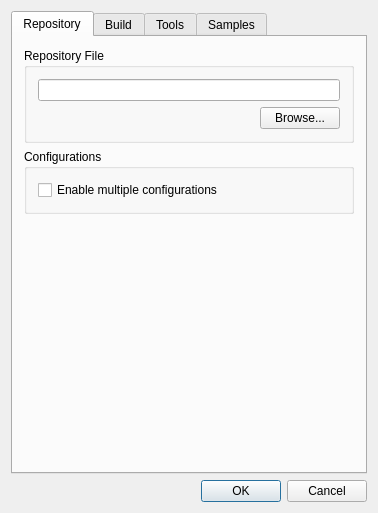
<?xml version="1.0" encoding="UTF-8"?>
<ui version="4.0">
 <author>Comm5 Tecnologia Ltda</author>
 <class>SettingsDialogClass</class>
 <widget class="QDialog" name="SettingsDialogClass">
  <property name="geometry">
   <rect>
    <x>0</x>
    <y>0</y>
    <width>378</width>
    <height>472</height>
   </rect>
  </property>
  <property name="windowTitle">
   <string>SettingsDialog</string>
  </property>
  <property name="locale">
   <locale language="English" country="UnitedStates"/>
  </property>
  <layout class="QVBoxLayout" name="verticalLayout">
   <item>
    <widget class="QTabWidget" name="tabWidget">
     <property name="tabPosition">
      <enum>QTabWidget::North</enum>
     </property>
     <property name="tabShape">
      <enum>QTabWidget::Rounded</enum>
     </property>
     <property name="currentIndex">
      <number>0</number>
     </property>
     <widget class="QWidget" name="repositoryTab">
      <attribute name="title">
       <string>Repository</string>
      </attribute>
      <layout class="QVBoxLayout" name="verticalLayout_4">
       <item>
        <widget class="QGroupBox" name="groupBox">
         <property name="title">
          <string>Repository File</string>
         </property>
         <layout class="QVBoxLayout" name="verticalLayout_2">
          <item>
           <widget class="QLineEdit" name="e_RepositoryFile"/>
          </item>
          <item>
           <layout class="QHBoxLayout" name="horizontalLayout">
            <item>
             <spacer name="horizontalSpacer">
              <property name="orientation">
               <enum>Qt::Horizontal</enum>
              </property>
              <property name="sizeHint" stdset="0">
               <size>
                <width>40</width>
                <height>20</height>
               </size>
              </property>
             </spacer>
            </item>
            <item>
             <widget class="QPushButton" name="btn_BrowseRepository">
              <property name="text">
               <string>Browse...</string>
              </property>
              <property name="browseTarget" stdset="0">
               <string>e_RepositoryFile</string>
              </property>
              <property name="fileFilter" stdset="0">
               <string>*.nut</string>
              </property>
             </widget>
            </item>
           </layout>
          </item>
         </layout>
        </widget>
       </item>
       <item>
        <widget class="QGroupBox" name="groupBox_2">
         <property name="title">
          <string>Configurations</string>
         </property>
         <layout class="QVBoxLayout" name="verticalLayout_3">
          <item>
           <widget class="QCheckBox" name="cb_MultiConfig">
            <property name="text">
             <string>Enable multiple configurations</string>
            </property>
           </widget>
          </item>
         </layout>
        </widget>
       </item>
       <item>
        <spacer name="verticalSpacer">
         <property name="orientation">
          <enum>Qt::Vertical</enum>
         </property>
         <property name="sizeHint" stdset="0">
          <size>
           <width>20</width>
           <height>174</height>
          </size>
         </property>
        </spacer>
       </item>
      </layout>
     </widget>
     <widget class="QWidget" name="buildTab">
      <attribute name="title">
       <string>Build</string>
      </attribute>
      <layout class="QVBoxLayout" name="verticalLayout_6">
       <item>
        <widget class="QGroupBox" name="groupBox_9">
         <property name="title">
          <string>General</string>
         </property>
         <layout class="QVBoxLayout" name="verticalLayout_11">
          <item>
           <widget class="QCheckBox" name="cb_LogVerbose">
            <property name="text">
             <string>Verbose compiler log messages</string>
            </property>
           </widget>
          </item>
          <item>
           <widget class="QCheckBox" name="cb_ClearLogBeforeBuild">
            <property name="text">
             <string>Clear build log before builds</string>
            </property>
           </widget>
          </item>
         </layout>
        </widget>
       </item>
       <item>
        <widget class="QGroupBox" name="groupBox_3">
         <property name="title">
          <string>Source Directory</string>
         </property>
         <layout class="QVBoxLayout" name="verticalLayout_5">
          <item>
           <layout class="QHBoxLayout" name="horizontalLayout_2">
            <item>
             <widget class="QLineEdit" name="e_SourceDirectory"/>
            </item>
            <item>
             <widget class="QPushButton" name="btn_BrowseSource">
              <property name="text">
               <string>Browse...</string>
              </property>
              <property name="browseTarget" stdset="0">
               <string>e_SourceDirectory</string>
              </property>
             </widget>
            </item>
           </layout>
          </item>
         </layout>
        </widget>
       </item>
       <item>
        <widget class="QGroupBox" name="groupBox_4">
         <property name="title">
          <string>Include Directories</string>
         </property>
         <layout class="QGridLayout" name="gridLayout">
          <item row="0" column="0">
           <widget class="QLabel" name="label_2">
            <property name="text">
             <string>First</string>
            </property>
            <property name="buddy">
             <cstring>e_IncludeFirst</cstring>
            </property>
           </widget>
          </item>
          <item row="0" column="1">
           <widget class="QLineEdit" name="e_IncludeFirst"/>
          </item>
          <item row="0" column="2">
           <widget class="QPushButton" name="btn_BrowseIncludeFirst">
            <property name="text">
             <string>Browse...</string>
            </property>
            <property name="browseTarget" stdset="0">
             <string>e_IncludeFirst</string>
            </property>
           </widget>
          </item>
          <item row="1" column="0">
           <widget class="QLabel" name="label_3">
            <property name="text">
             <string>Last</string>
            </property>
            <property name="buddy">
             <cstring>e_IncludeLast</cstring>
            </property>
           </widget>
          </item>
          <item row="1" column="1">
           <widget class="QLineEdit" name="e_IncludeLast"/>
          </item>
          <item row="1" column="2">
           <widget class="QPushButton" name="btn_BrowseIncludeLast">
            <property name="text">
             <string>Browse...</string>
            </property>
            <property name="browseTarget" stdset="0">
             <string>e_IncludeLast</string>
            </property>
           </widget>
          </item>
         </layout>
        </widget>
       </item>
       <item>
        <widget class="QGroupBox" name="groupBox_5">
         <property name="title">
          <string>Build Directory</string>
         </property>
         <layout class="QHBoxLayout" name="horizontalLayout_4">
          <item>
           <widget class="QLineEdit" name="e_BuildDirectory"/>
          </item>
          <item>
           <widget class="QPushButton" name="btn_BrowseBuildDirectory">
            <property name="text">
             <string>Browse...</string>
            </property>
            <property name="browseTarget" stdset="0">
             <string>e_BuildDirectory</string>
            </property>
           </widget>
          </item>
         </layout>
        </widget>
       </item>
       <item>
        <widget class="QGroupBox" name="groupBox_6">
         <property name="title">
          <string>Install Directory</string>
         </property>
         <layout class="QHBoxLayout" name="horizontalLayout_5">
          <item>
           <widget class="QLineEdit" name="e_InstallDirectory"/>
          </item>
          <item>
           <widget class="QPushButton" name="btn_BrowseInstallDirectory">
            <property name="text">
             <string>Browse...</string>
            </property>
            <property name="browseTarget" stdset="0">
             <string>e_InstallDirectory</string>
            </property>
           </widget>
          </item>
         </layout>
        </widget>
       </item>
      </layout>
     </widget>
     <widget class="QWidget" name="toolsTab">
      <attribute name="title">
       <string>Tools</string>
      </attribute>
      <layout class="QVBoxLayout" name="verticalLayout_8">
       <item>
        <widget class="QGroupBox" name="groupBox_7">
         <property name="title">
          <string>Tool Paths</string>
         </property>
         <layout class="QVBoxLayout" name="verticalLayout_7">
          <item>
           <widget class="QLineEdit" name="e_ToolPath"/>
          </item>
         </layout>
        </widget>
       </item>
       <item>
        <spacer name="verticalSpacer_2">
         <property name="orientation">
          <enum>Qt::Vertical</enum>
         </property>
         <property name="sizeHint" stdset="0">
          <size>
           <width>20</width>
           <height>265</height>
          </size>
         </property>
        </spacer>
       </item>
      </layout>
     </widget>
     <widget class="QWidget" name="samplesTab">
      <attribute name="title">
       <string>Samples</string>
      </attribute>
      <layout class="QVBoxLayout" name="verticalLayout_10">
       <item>
        <widget class="QGroupBox" name="groupBox_8">
         <property name="title">
          <string>Application Directory</string>
         </property>
         <layout class="QVBoxLayout" name="verticalLayout_9">
          <item>
           <layout class="QHBoxLayout" name="horizontalLayout_6">
            <item>
             <widget class="QLineEdit" name="e_AppDirectory"/>
            </item>
            <item>
             <widget class="QPushButton" name="btn_BrowseAppDirectory">
              <property name="text">
               <string>Browse...</string>
              </property>
              <property name="browseTarget" stdset="0">
               <string>e_AppDirectory</string>
              </property>
             </widget>
            </item>
           </layout>
          </item>
          <item>
           <layout class="QHBoxLayout" name="horizontalLayout_7">
            <item>
             <widget class="QLabel" name="label_4">
              <property name="text">
               <string>Programmer</string>
              </property>
             </widget>
            </item>
            <item>
             <widget class="QComboBox" name="cb_Programmer"/>
            </item>
            <item>
             <spacer name="horizontalSpacer_3">
              <property name="orientation">
               <enum>Qt::Horizontal</enum>
              </property>
              <property name="sizeHint" stdset="0">
               <size>
                <width>40</width>
                <height>20</height>
               </size>
              </property>
             </spacer>
            </item>
           </layout>
          </item>
          <item>
           <widget class="QCheckBox" name="cb_AbsolutePathInSamples">
            <property name="text">
             <string>Use absolute paths in generated Makefiles</string>
            </property>
            <property name="checked">
             <bool>true</bool>
            </property>
           </widget>
          </item>
         </layout>
        </widget>
       </item>
       <item>
        <spacer name="verticalSpacer_3">
         <property name="orientation">
          <enum>Qt::Vertical</enum>
         </property>
         <property name="sizeHint" stdset="0">
          <size>
           <width>20</width>
           <height>230</height>
          </size>
         </property>
        </spacer>
       </item>
      </layout>
     </widget>
    </widget>
   </item>
   <item>
    <widget class="QDialogButtonBox" name="buttonBox">
     <property name="standardButtons">
      <set>QDialogButtonBox::Cancel|QDialogButtonBox::Ok</set>
     </property>
    </widget>
   </item>
  </layout>
 </widget>
 <layoutdefault spacing="6" margin="11"/>
 <tabstops>
  <tabstop>tabWidget</tabstop>
  <tabstop>e_RepositoryFile</tabstop>
  <tabstop>btn_BrowseRepository</tabstop>
  <tabstop>cb_MultiConfig</tabstop>
  <tabstop>cb_LogVerbose</tabstop>
  <tabstop>cb_ClearLogBeforeBuild</tabstop>
  <tabstop>e_SourceDirectory</tabstop>
  <tabstop>btn_BrowseSource</tabstop>
  <tabstop>e_IncludeFirst</tabstop>
  <tabstop>btn_BrowseIncludeFirst</tabstop>
  <tabstop>e_IncludeLast</tabstop>
  <tabstop>btn_BrowseIncludeLast</tabstop>
  <tabstop>e_BuildDirectory</tabstop>
  <tabstop>btn_BrowseBuildDirectory</tabstop>
  <tabstop>e_InstallDirectory</tabstop>
  <tabstop>btn_BrowseInstallDirectory</tabstop>
  <tabstop>e_ToolPath</tabstop>
  <tabstop>e_AppDirectory</tabstop>
  <tabstop>btn_BrowseAppDirectory</tabstop>
  <tabstop>cb_Programmer</tabstop>
  <tabstop>cb_AbsolutePathInSamples</tabstop>
  <tabstop>buttonBox</tabstop>
 </tabstops>
 <resources/>
 <connections>
  <connection>
   <sender>buttonBox</sender>
   <signal>accepted()</signal>
   <receiver>SettingsDialogClass</receiver>
   <slot>accept()</slot>
   <hints>
    <hint type="sourcelabel">
     <x>262</x>
     <y>462</y>
    </hint>
    <hint type="destinationlabel">
     <x>141</x>
     <y>417</y>
    </hint>
   </hints>
  </connection>
  <connection>
   <sender>buttonBox</sender>
   <signal>rejected()</signal>
   <receiver>SettingsDialogClass</receiver>
   <slot>reject()</slot>
   <hints>
    <hint type="sourcelabel">
     <x>344</x>
     <y>462</y>
    </hint>
    <hint type="destinationlabel">
     <x>308</x>
     <y>416</y>
    </hint>
   </hints>
  </connection>
  <connection>
   <sender>btn_BrowseAppDirectory</sender>
   <signal>clicked()</signal>
   <receiver>SettingsDialogClass</receiver>
   <slot>browseFolder()</slot>
   <hints>
    <hint type="sourcelabel">
     <x>301</x>
     <y>75</y>
    </hint>
    <hint type="destinationlabel">
     <x>371</x>
     <y>310</y>
    </hint>
   </hints>
  </connection>
  <connection>
   <sender>btn_BrowseSource</sender>
   <signal>clicked()</signal>
   <receiver>SettingsDialogClass</receiver>
   <slot>browseFolder()</slot>
   <hints>
    <hint type="sourcelabel">
     <x>344</x>
     <y>165</y>
    </hint>
    <hint type="destinationlabel">
     <x>372</x>
     <y>81</y>
    </hint>
   </hints>
  </connection>
  <connection>
   <sender>btn_BrowseIncludeFirst</sender>
   <signal>clicked()</signal>
   <receiver>SettingsDialogClass</receiver>
   <slot>browseFolder()</slot>
   <hints>
    <hint type="sourcelabel">
     <x>345</x>
     <y>256</y>
    </hint>
    <hint type="destinationlabel">
     <x>372</x>
     <y>165</y>
    </hint>
   </hints>
  </connection>
  <connection>
   <sender>btn_BrowseIncludeLast</sender>
   <signal>clicked()</signal>
   <receiver>SettingsDialogClass</receiver>
   <slot>browseFolder()</slot>
   <hints>
    <hint type="sourcelabel">
     <x>345</x>
     <y>285</y>
    </hint>
    <hint type="destinationlabel">
     <x>376</x>
     <y>206</y>
    </hint>
   </hints>
  </connection>
  <connection>
   <sender>btn_BrowseBuildDirectory</sender>
   <signal>clicked()</signal>
   <receiver>SettingsDialogClass</receiver>
   <slot>browseFolder()</slot>
   <hints>
    <hint type="sourcelabel">
     <x>345</x>
     <y>347</y>
    </hint>
    <hint type="destinationlabel">
     <x>376</x>
     <y>271</y>
    </hint>
   </hints>
  </connection>
  <connection>
   <sender>btn_BrowseInstallDirectory</sender>
   <signal>clicked()</signal>
   <receiver>SettingsDialogClass</receiver>
   <slot>browseFolder()</slot>
   <hints>
    <hint type="sourcelabel">
     <x>345</x>
     <y>410</y>
    </hint>
    <hint type="destinationlabel">
     <x>374</x>
     <y>341</y>
    </hint>
   </hints>
  </connection>
  <connection>
   <sender>btn_BrowseRepository</sender>
   <signal>clicked()</signal>
   <receiver>SettingsDialogClass</receiver>
   <slot>browseFile()</slot>
   <hints>
    <hint type="sourcelabel">
     <x>301</x>
     <y>97</y>
    </hint>
    <hint type="destinationlabel">
     <x>377</x>
     <y>116</y>
    </hint>
   </hints>
  </connection>
 </connections>
 <slots>
  <slot>browseFolder()</slot>
  <slot>browseFile()</slot>
 </slots>
</ui>
